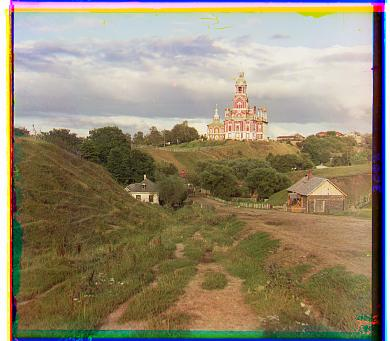
#> input picture 1/out/cathedral_aligned.jpg, 390 x 341 px, given in place of cathedral.jpg, which was not available
$ python single.py
#> lines starting #> are read from the running program, lines starting #| are printed output that depends on the picture; long printed decimals are rounded; pictures that were not available may be replaced by others from this repository, and a replacement may not be noted
# CS180 (CS280A): Project 1 starter Python code

# these are just some suggested libraries
# instead of scikit-image you could use matplotlib and opencv to read, write, and display images

from math import sqrt

import numpy as np
import skimage as sk
import skimage.io as skio

# name of the input file
imname = 'CS180_fa2026_proj1_data/cathedral.jpg'

# read in the image
im = skio.imread(imname)
#> im is the input picture: shape (341, 390, 3); mean R, G, B 149, 137.8, 113.7

# convert to double (might want to do this later on to save memory)
im = sk.img_as_float(im)

# compute the height of each part (just 1/3 of total)
height = np.floor(im.shape[0] / 3.0).astype(int)
#> height = 113

print (im.shape)
#| (341, 390, 3)

# separate color channels
b = im[:height]
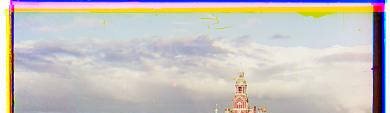
#> b: shape (113, 390, 3) float64; mean R, G, B 0.782, 0.766, 0.753
g = im[height: 2*height]
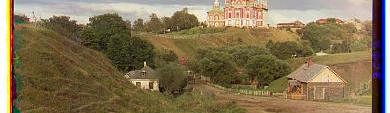
#> g: shape (113, 390, 3) float64; mean R, G, B 0.518, 0.451, 0.33
r = im[2*height: 3*height]
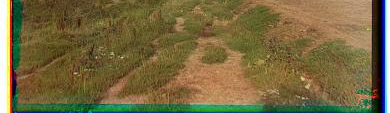
#> r: shape (113, 390, 3) float64; mean R, G, B 0.462, 0.41, 0.251

# align the images
# functions that might be useful for aligning the images include:
# np.roll, np.sum, sk.transform.rescale (for multiscale)

def align(im1, im2):
    best = np.inf
    best_x = 0
    best_y = 0

    crop = 0.1
    slice1 = (slice(int(crop*im1.shape[0]), int((1-crop)*im1.shape[0])), slice(int(crop*im1.shape[1]), int((1-crop)*im1.shape[1])))
    for x in range(-15, 15):
        for y in range(-15, 15):
            temp1 = np.roll(np.roll(im1, x, axis=0), y, axis=1)
            new = np.sqrt(np.sum((temp1[slice1]-im2[slice1])**2))
            if best > new:
                best = new
                best_x = x
                best_y = y
#> after the loop, best = 123.5; best_x = 14; best_y = -15
    print(best_x, best_y)
#| 14 -15
    print(best)
#| 123.541
    return np.roll(np.roll(im1, best_x, axis=0), best_y, axis=1)
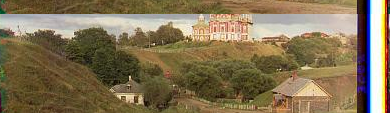
#> returned value: shape (113, 390, 3) float64; mean of channels 0, 1, 2 0.518, 0.451, 0.33; drawn as R, G, B

ag = align(g, b)
ar = align(r, b)
#> after the loop in align (call 2), `for x in range(-15, 15):`: best = 133; best_x = -3; best_y = -15
#| -3 -15
#| 132.961
#> in align (call 2), `return np.roll(np.roll(im1, best_x, axis=0), best_y, axis=1)`:
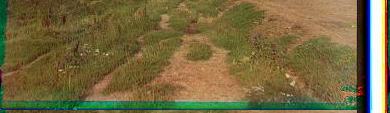
#> returned value: shape (113, 390, 3) float64; mean of channels 0, 1, 2 0.462, 0.41, 0.251; drawn as R, G, B
# create a color image
im_out = np.dstack([ar, ag, b])

# save the image
fname = 'CS180_fa2026_proj1_data/single_alignment.jpg'
#> (the run stopped early here; a loop or call above may not have finished)
